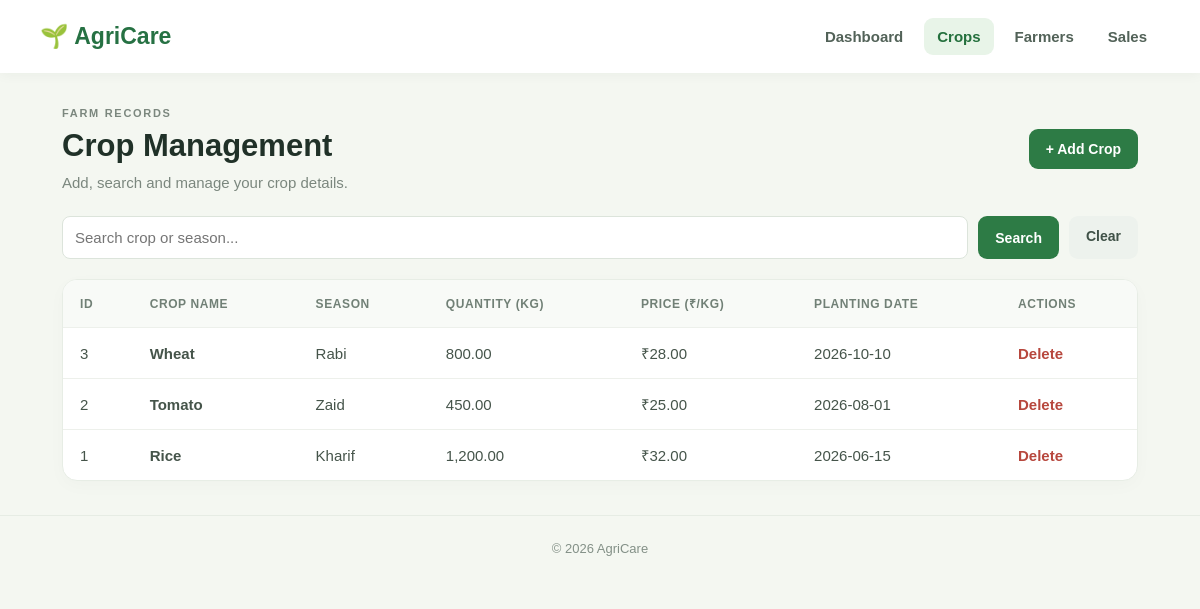
/crops.php, run on the app's committed database.
### tables this page shows
CREATE TABLE IF NOT EXISTS crops (
  id INT AUTO_INCREMENT PRIMARY KEY,
  crop_name VARCHAR(100) NOT NULL,
  season VARCHAR(40) NOT NULL,
  quantity_kg DECIMAL(10,2) NOT NULL DEFAULT 0,
  price_per_kg DECIMAL(10,2) NOT NULL DEFAULT 0,
  planting_date DATE NULL,
  notes TEXT NULL,
  created_at TIMESTAMP DEFAULT CURRENT_TIMESTAMP
);

### crops.php (the view)
<?php
require_once "db.php";
$search = trim($_GET["search"] ?? "");
if ($search !== "") {
    $stmt = mysqli_prepare($conn, "SELECT * FROM crops WHERE crop_name LIKE ? OR season LIKE ? ORDER BY id DESC");
    $like = "%".$search."%"; mysqli_stmt_bind_param($stmt, "ss", $like, $like); mysqli_stmt_execute($stmt); $result = mysqli_stmt_get_result($stmt);
} else { $result = mysqli_query($conn, "SELECT * FROM crops ORDER BY id DESC"); }
?>
<!DOCTYPE html><html lang="en"><head><meta charset="utf-8"><meta name="viewport" content="width=device-width, initial-scale=1"><title>Crops | AgriCare</title><link rel="stylesheet" href="style.css"></head><body>
<header class="topbar"><div class="brand">🌱 AgriCare</div><nav><a href="index.php">Dashboard</a><a class="active" href="crops.php">Crops</a><a href="farmers.php">Farmers</a><a href="sales.php">Sales</a></nav></header>
<main class="container"><div class="page-heading"><div><p class="eyebrow">FARM RECORDS</p><h1>Crop Management</h1><p>Add, search and manage your crop details.</p></div><a class="btn" href="crop_add.php">+ Add Crop</a></div>
<form class="searchbar" method="get"><input name="search" placeholder="Search crop or season..." value="<?php echo htmlspecialchars($search); ?>"><button class="btn" type="submit">Search</button><a class="btn btn-light" href="crops.php">Clear</a></form>
<div class="panel table-wrap"><table><thead><tr><th>ID</th><th>Crop Name</th><th>Season</th><th>Quantity (kg)</th><th>Price (₹/kg)</th><th>Planting Date</th><th>Actions</th></tr></thead><tbody>
<?php if (mysqli_num_rows($result)) { while($r=mysqli_fetch_assoc($result)) { ?><tr><td><?php echo $r["id"]; ?></td><td><strong><?php echo htmlspecialchars($r["crop_name"]); ?></strong></td><td><?php echo htmlspecialchars($r["season"]); ?></td><td><?php echo number_format((float)$r["quantity_kg"],2); ?></td><td>₹<?php echo number_format((float)$r["price_per_kg"],2); ?></td><td><?php echo htmlspecialchars($r["planting_date"]); ?></td><td><a class="action danger" href="crop_delete.php?id=<?php echo $r["id"]; ?>" onclick="return confirm('Delete this crop?')">Delete</a></td></tr><?php }} else { ?><tr><td colspan="7">No crop records found.</td></tr><?php } ?>
</tbody></table></div></main><footer>© <?php echo date("Y"); ?> AgriCare</footer></body></html>

### style.css (style rules this page uses)
* { box-sizing:border-box }
body { margin:0;background:#f4f7f1;color:#203128;font-family:Arial,Helvetica,sans-serif;font-size:15px }
.topbar { background:#fff;display:flex;align-items:center;justify-content:space-between;padding:18px max(calc((100% - 1120px)/2),24px);gap:24px;box-shadow:0 2px 12px #18351b0b }
.brand { font-size:23px;font-weight:800;color:#267143;white-space:nowrap }
nav { display:flex;gap:8px;flex-wrap:wrap }
nav a { color:#526258;text-decoration:none;padding:10px 13px;border-radius:9px;font-weight:600 }
nav a:hover,nav a.active { background:#e8f4e8;color:#24703d }
.container { max-width:1120px;margin:34px auto;padding:0 22px }
.eyebrow { font-size:11px;letter-spacing:1.7px;font-weight:800;color:#4e9a60;margin:0 0 9px }
.btn { display:inline-block;border:0;background:#2d7b45;color:white;padding:12px 17px;border-radius:9px;text-decoration:none;font-size:14px;font-weight:700;cursor:pointer }
.btn-light { background:#edf2ed;color:#405248 }
.stat,.panel { background:white;border:1px solid #e7ede5;border-radius:15px;box-shadow:0 5px 18px #153b1706 }
.panel { padding:23px;margin-bottom:24px }
.panel-heading p,.page-heading p { margin:0;color:#7b877e }
.table-wrap { overflow-x:auto }
.table-wrap.panel { padding:0 }
table { width:100%;border-collapse:collapse;white-space:nowrap }
th,td { text-align:left;padding:15px 17px;border-bottom:1px solid #edf0eb }
th { font-size:12px;text-transform:uppercase;letter-spacing:.6px;color:#718076;background:#f8faf7 }
td { color:#45544a }
tr:last-child td { border-bottom:0 }
.page-heading { display:flex;justify-content:space-between;align-items:center;gap:20px;margin-bottom:25px }
.page-heading h1 { font-size:31px;margin:0 0 10px }
.page-heading .eyebrow { margin-bottom:9px }
.searchbar { display:flex;gap:10px;margin-bottom:20px }
.searchbar input { flex:1 }
input,select,textarea { width:100%;font:inherit;border:1px solid #dce4db;background:#fff;border-radius:8px;padding:12px;color:#25372b;outline:none }
.action { color:#287542;text-decoration:none;font-weight:bold }
.action.danger { color:#b7473d }
footer { text-align:center;padding:25px;color:#839087;font-size:13px;border-top:1px solid #e6ece4;margin-top:30px }

### data on the page
crops: id "3", crop_name "Wheat", season "Rabi", quantity_kg "800.00", price_per_kg "28.00", planting_date "2026-10-10"
crops: id "2", crop_name "Tomato", season "Zaid", quantity_kg "450.00", price_per_kg "25.00", planting_date "2026-08-01"
crops: id "1", crop_name "Rice", season "Kharif", quantity_kg "1,200.00", price_per_kg "32.00", planting_date "2026-06-15"
